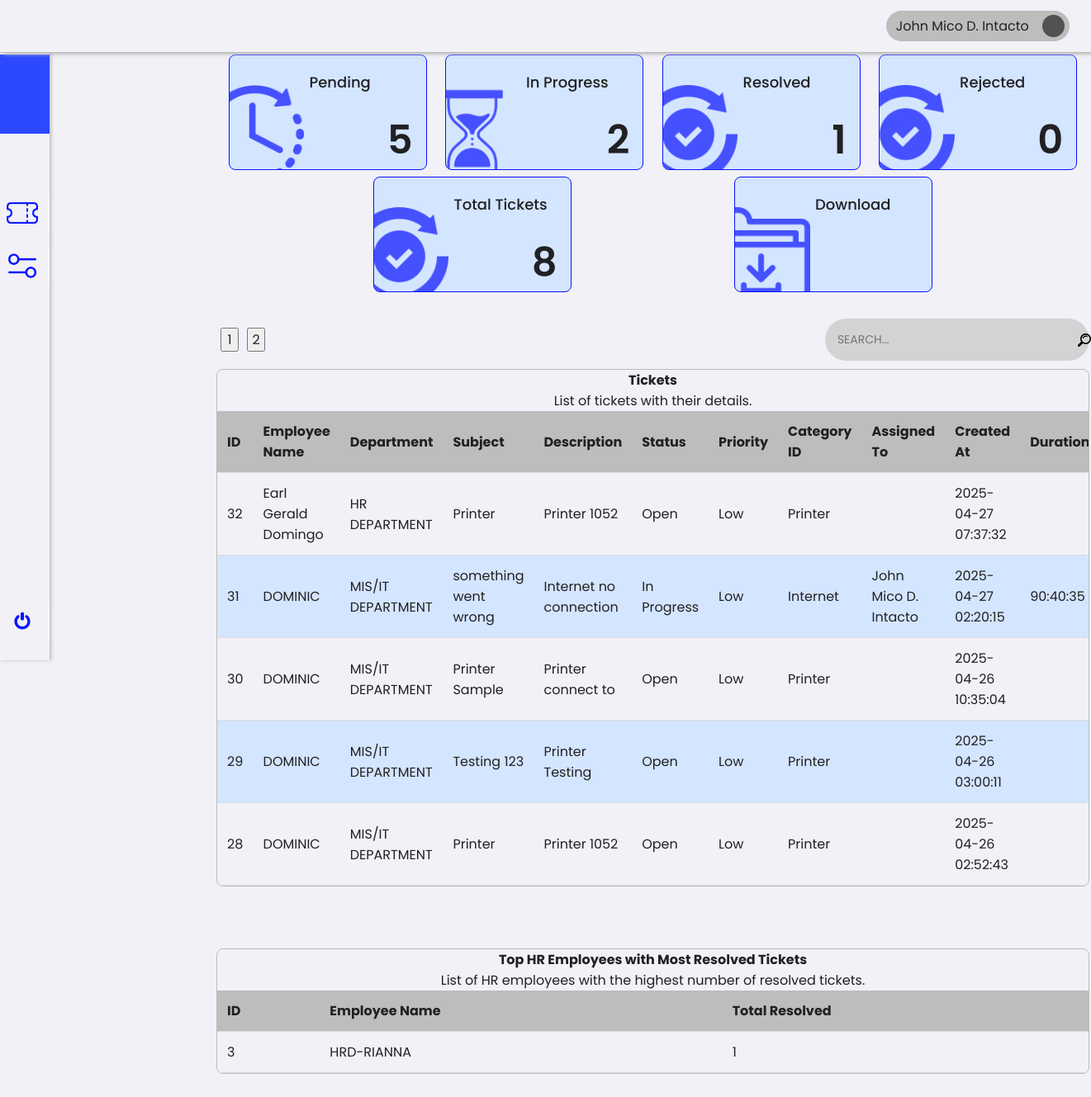
The page /1/hrHead/order.php (signed in) on the database its author committed.
### tables this page shows
CREATE TABLE `tickets` (
  `id` int(11) NOT NULL,
  `employee_id` int(11) NOT NULL,
  `subject` varchar(255) NOT NULL,
  `description` text NOT NULL,
  `status` enum('Open','In Progress','Resolved','Closed') DEFAULT 'Open',
  `priority` enum('Low','Medium','High') DEFAULT 'Low',
  `category_id` int(11) NOT NULL,
  `assigned_to` int(11) DEFAULT NULL,
  `created_at` timestamp NOT NULL DEFAULT current_timestamp(),
  `start_at` timestamp NULL DEFAULT NULL,
  `updated_at` timestamp NULL DEFAULT NULL,
  `leave_type_id` int(11) DEFAULT NULL,
  `leave_request_id` int(11) DEFAULT NULL
);

CREATE TABLE `users` (
  `id` int(11) NOT NULL,
  `name` varchar(255) NOT NULL,
  `email` varchar(255) NOT NULL,
  `password` varchar(255) NOT NULL,
  `role` enum('Employee','HR','HR HEAD','Admin') NOT NULL,
  `department` varchar(255) DEFAULT NULL,
  `status` enum('Active','Inactive') NOT NULL,
  `created_at` timestamp NOT NULL DEFAULT current_timestamp()
);

CREATE TABLE `categories` (
  `id` int(11) NOT NULL,
  `name` varchar(255) NOT NULL
);

### 0/includes/hrHeadQuery.php (called while the page is built)
<?php
require '../../0/includes/db.php';
$openTickets = "
                        SELECT COUNT(id) AS open_tickets
                        FROM tickets
                        WHERE status = 'Open'
                    ";
$stmtOpen = $pdo->prepare($openTickets);
$stmtOpen->execute();
$openTickets = $stmtOpen->fetchAll(PDO::FETCH_ASSOC);
$inprogressTickets = "
    SELECT COUNT(id) AS inprogress_tickets
    FROM tickets
    WHERE status = 'In Progress'
      AND assigned_to IS NOT NULL
";
$stmtInProgress = $pdo->prepare($inprogressTickets);
$stmtInProgress->execute();
$inprogressTickets = $stmtInProgress->fetchAll(PDO::FETCH_ASSOC);
$resolvedTickets = "
                SELECT COUNT(id) AS resolved_tickets
                FROM tickets
                WHERE status = 'Resolved'
                  AND assigned_to IS NOT NULL";
$stmtResolved = $pdo->prepare($resolvedTickets);
$stmtResolved->execute();
$resolvedTickets = $stmtResolved->fetchAll(PDO::FETCH_ASSOC);
$queryRejected = "
    SELECT at.user_id, u.name AS user_name, COUNT(t.id) AS rejected_count
    FROM audit_trail at
    JOIN tickets t ON at.affected_id = t.id
    JOIN users u ON at.user_id = u.id
    WHERE at.action_type = 'DECLINE' AND t.status = 'Open' AND t.assigned_to IS NULL
    GROUP BY at.user_id, u.name
";
$stmtRejected = $pdo->prepare($queryRejected);
$stmtRejected->execute();
$rejectedTickets = $stmtRejected->fetchAll(PDO::FETCH_ASSOC);
$totalTickets = "
    SELECT COUNT(id) AS total_tickets
    FROM tickets
";
$stmtTotalTickets = $pdo->prepare($totalTickets);
$stmtTotalTickets->execute();
$totalTickets = $stmtTotalTickets->fetchAll(PDO::FETCH_ASSOC);
$ticketsQuery = "SELECT
t.id,
e.name AS employee_name,
 e.department AS assigned_department,
t.subject,
t.description,
t.status,
t.priority,
c.name AS category_name,
a.name AS assigned_to_name,
t.created_at,
t.start_at,
t.updated_at
FROM tickets t
LEFT JOIN users e ON t.employee_id = e.id
LEFT JOIN users a ON t.assigned_to = a.id
LEFT JOIN categories c ON t.category_id = c.id
ORDER BY t.created_at DESC";
$stmt = $pdo->prepare($ticketsQuery);
$stmt->execute();
$tickets = $stmt->fetchAll(PDO::FETCH_ASSOC);
$query = "SELECT u.id AS user_id, u.name AS employee_name, COUNT(t.id) AS resolved_count
          FROM users u
          JOIN tickets t ON t.assigned_to = u.id
          WHERE t.status = 'Resolved' AND u.role = 'HR'
          GROUP BY u.id, u.name
          ORDER BY resolved_count DESC";
$stmt = $pdo->prepare($query);
$stmt->execute();
$topResolvedAccounts = $stmt->fetchAll(PDO::FETCH_ASSOC);

### 1/hrHead/order.php (the view, shortened to what this page needs)
<?php
require_once '../../0/includes/employeeTicket.php';
require_once '../../0/includes/hrHeadQuery.php';
?>
<!DOCTYPE html>
<html lang="en">
<head>
    <link rel="stylesheet" href="../../assets/css/framework.css">
    <link rel="stylesheet" href="../../assets/css/dashboard.css">
</head>
<body>
    <div class="container">
        <div class="sideNav">
            <div class="sideNavLogo img-cover"></div>
            <div class="navBtn">
                <div class="navBtnIcon img-contain" style="background-image: url(../../assets/images/icons/ticket.png);"></div>
            </div>
            <div class="navBtn">
                <div class="navBtnIcon img-contain" style="background-image: url(../../assets/images/icons/settings.png);"></div>
            </div>
            <div class="navBtn">
                <div class="navBtnIcon img-contain" style="background-image: url(../../assets/images/icons/switch.png);"></div>
            </div>
        </div>
        <div class="content">
            <div class="topNav">
                <div class="account">
                    <div class="accountName">John Doe</div>
                    <div class="accountIcon img-contain"></div>
                </div>
            </div>
            <div class="row plateRow">
                <div class="col plate" id="plate1" data-status="status">
                    <div class="plateIcon" style="background-image: url(../../assets/images/icons/time-left.png);"></div>
                    <div class="plateContent">
                        <div class="plateTitle">Pending</div>
                        <div class="plateValue">
                            <?= isset($openTickets[0]['open_tickets']) ? htmlspecialchars($openTickets[0]['open_tickets']) : '0' ?>
                        </div>
                    </div>
                </div>
                <div class="col plate" id="plate2" data-status="status">
                    <div class="plateIcon" style="background-image: url(../../assets/images/icons/hourglass.png);"></div>
                    <div class="plateContent">
                        <div class="plateTitle">In Progress</div>
                        <div class="plateValue">
                            <?= isset($inprogressTickets[0]['inprogress_tickets']) ? htmlspecialchars($inprogressTickets[0]['inprogress_tickets']) : '0' ?>
                        </div>
                    </div>
                </div>
                <div class="col plate" id="plate3" data-status="status">
                    <div class="plateIcon" style="background-image: url(../../assets/images/icons/ethics.png);"></div>
                    <div class="plateContent">
                        <div class="plateTitle">Resolved</div>
                        <div class="plateValue">
                            <?= isset($resolvedTickets[0]['resolved_tickets']) ? htmlspecialchars($resolvedTickets[0]['resolved_tickets']) : '0' ?>
                        </div>
                    </div>
                </div>
                <div class="col plate" id="plate4" data-status="status">
                    <div class="plateIcon" style="background-image: url(../../assets/images/icons/ethics.png);"></div>
                    <div class="plateContent">
                        <div class="plateTitle">Rejected</div>
                        <div class="plateValue">
                            <?= htmlspecialchars(array_sum(array_column($rejectedTickets, 'rejected_count'))) ?>
                        </div>
                    </div>
                </div>
                <div class="col plate" id="plate5" data-status="status">
                    <div class="plateIcon" style="background-image: url(../../assets/images/icons/ethics.png);"></div>
                    <div class="plateContent">
                        <div class="plateTitle">Total Tickets</div>
                        <div class="plateValue">
                            <?= isset($totalTickets[0]['total_tickets']) ? htmlspecialchars($totalTickets[0]['total_tickets']) : '0' ?>
                        </div>
                    </div>
                </div>
                <div class="col plate" id="plate6" data-status="Download">
                    <div class="plateIcon" style="background-image: url(../../assets/images/icons/folder.png);"></div>
                    <div class="plateContent">
                        <div class="plateTitle">Download</div>
                        <div class="plateValue"></div>
                    </div>
                </div>
            </div>
            <div class="pagination-wrapper">
                <div class="pagination" id="pageNationID">
                    <div id="paginationControls" class="mt-3"></div>
                </div>
                <div class="search-container">
                    <input type="text" id="searchInput" placeholder="SEARCH..." class="search-input">
                    <div class="search-icon">
                        <img src="../../assets/images/icons/search.png" alt="Search">
                    </div>
                </div>
            </div>
            <div class="tableContainer">
                <table id="ticketTable" class="table">
                    <div class="table-title" style="text-align: center;">
                        <h2>Tickets</h2>
                        <p>List of tickets with their details.</p>
                    </div>
                    <thead>
                        <tr>
                            <th>ID <i class="fas fa-sort"></i></th>
                            <th>Employee Name <i class="fas fa-sort"></i></th>
                            <th>Department <i class="fas fa-sort"></i></th>
                            <th>Subject <i class="fas fa-sort"></i></th>
                            <th>Description <i class="fas fa-sort"></i></th>
                            <th>Status <i class="fas fa-sort"></i></th>
                            <th>Priority <i class="fas fa-sort"></i></th>
                            <th>Category ID <i class="fas fa-sort"></i></th>
                            <th>Assigned To <i class="fas fa-sort"></i></th>
                            <th>Created At <i class="fas fa-sort"></i></th>
                            <th>Duration <i class="fas fa-sort"></i></th>
                        </tr>
                    </thead>
                    <tbody>
                        <?php if (!empty($tickets)): ?>
                            <?php foreach ($tickets as $ticket): ?>
                                <tr data-id="<?= htmlspecialchars($ticket['id']) ?>"
                                    data-status="<?= htmlspecialchars($ticket['status']) ?>"
                                    data-priority="<?= htmlspecialchars($ticket['priority']) ?>"
                                    data-category="<?= htmlspecialchars($ticket['category_name']) ?>"
                                    data-assigned-name="<?= htmlspecialchars($ticket['assigned_to_name']) ?>"
                                    data-created-at="<?= htmlspecialchars($ticket['created_at']) ?>"
                                    data-start-at="<?= htmlspecialchars($ticket['start_at']) ?>"
                                    data-updated-at="<?= htmlspecialchars($ticket['updated_at']) ?>">
                                    <td><?= htmlspecialchars($ticket['id']) ?></td>
                                    <td><?= htmlspecialchars($ticket['employee_name']) ?></td>
                                    <td><?= htmlspecialchars($ticket['assigned_department']) ?></td>
                                    <td><?= htmlspecialchars($ticket['subject']) ?></td>
                                    <td><?= htmlspecialchars($ticket['description']) ?></td>
                                    <td><?= htmlspecialchars($ticket['status']) ?></td>
                                    <td><?= htmlspecialchars($ticket['priority']) ?></td>
                                    <td><?= htmlspecialchars($ticket['category_name']) ?></td>
                                    <td><?= htmlspecialchars($ticket['assigned_to_name']) ?></td>
                                    <td><?= htmlspecialchars($ticket['created_at']) ?></td>
                                    <td class="timer-cell" data-start-at="<?= htmlspecialchars($ticket['start_at']) ?>"></td>
                                </tr>
                            <?php endforeach; ?>
                        <?php else: ?>
                            <tr>
                                <td colspan="12" style="text-align: center;">No tickets found</td>
                            </tr>
                        <?php endif; ?>
                    </tbody>
                </table>
            </div>
            <br>
            <br><br>
            <div class="tableContainer">
                <table id="topAccountMostSolved" class="table">
                    <div class="table-title" style="text-align: center;">
                        <h2>Top HR Employees with Most Resolved Tickets</h2>
                        <p>List of HR employees with the highest number of resolved tickets.</p>
                    </div>
                    <thead>
                        <tr>
                            <th>ID <i class="fas fa-sort"></i></th>
                            <th>Employee Name <i class="fas fa-sort"></i></th>
                            <th>Total Resolved <i class="fas fa-sort"></i></th>
                        </tr>
                    </thead>
                    <tbody>
                        <?php if (!empty($topResolvedAccounts)): ?>
                            <?php foreach ($topResolvedAccounts as $account): ?>
                                <tr>
                                    <td><?= htmlspecialchars($account['user_id']) ?></td>
                                    <td><?= htmlspecialchars($account['employee_name']) ?></td>
                                    <td><?= htmlspecialchars($account['resolved_count']) ?></td>
                                </tr>
                            <?php endforeach; ?>
                        <?php else: ?>
                            <tr>
                                <td colspan="3" style="text-align: center;">No resolved tickets found</td>
                            </tr>
                        <?php endif; ?>
                    </tbody>
                </table>
            </div>
            <br><br><br>
        </div>
</body>
</html>

### rows shown on the page
tickets: id "32", employee.name "Earl Gerald Domingo", employee.department "HR DEPARTMENT", subject "Printer", description "Printer 1052", status "Open", priority "Low", category.name "Printer", created_at "2025-04-27 07:37:32"
tickets: id "31", employee.name "DOMINIC", employee.department "MIS/IT DEPARTMENT", subject "something went wrong", description "Internet no connection", status "In Progress", priority "Low", category.name "Internet", assigned_to.name "John Mico D. Intacto", created_at "2025-04-27 02:20:15"
tickets: id "30", employee.name "DOMINIC", employee.department "MIS/IT DEPARTMENT", subject "Printer Sample", description "Printer connect to", status "Open", priority "Low", category.name "Printer", created_at "2025-04-26 10:35:04"
tickets: id "29", employee.name "DOMINIC", employee.department "MIS/IT DEPARTMENT", subject "Testing 123", description "Printer Testing", status "Open", priority "Low", category.name "Printer", created_at "2025-04-26 03:00:11"
tickets: id "28", employee.name "DOMINIC", employee.department "MIS/IT DEPARTMENT", subject "Printer", description "Printer 1052", status "Open", priority "Low", category.name "Printer", created_at "2025-04-26 02:52:43"
users: id "3", name "HRD-RIANNA", resolved_count "1"

### other values the page prints
$openTickets[0]['open_tickets'] "5"
$inprogressTickets[0]['inprogress_tickets'] "2"
$resolvedTickets[0]['resolved_tickets'] "1"
array_sum(array_column($rejectedTickets, 'rejected_count')) "0"
$totalTickets[0]['total_tickets'] "8"
